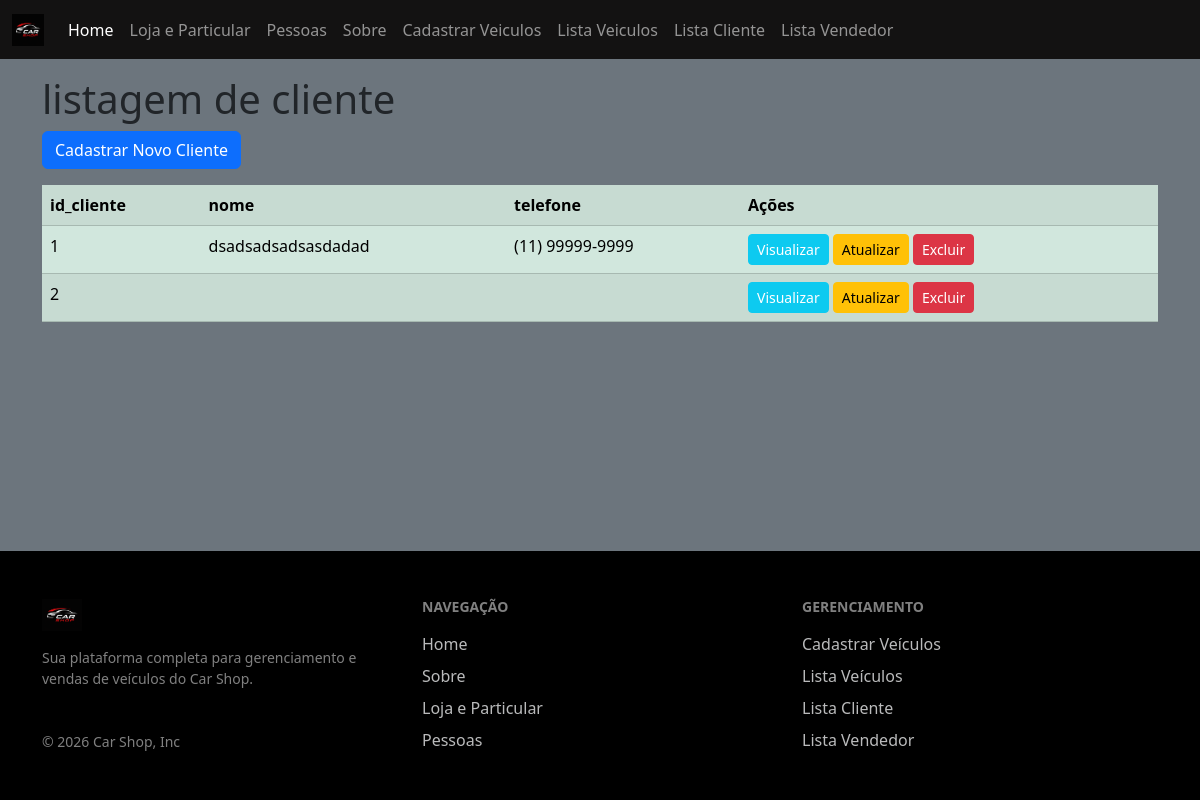
Page /cliente-listagem.php on the earlier database version.
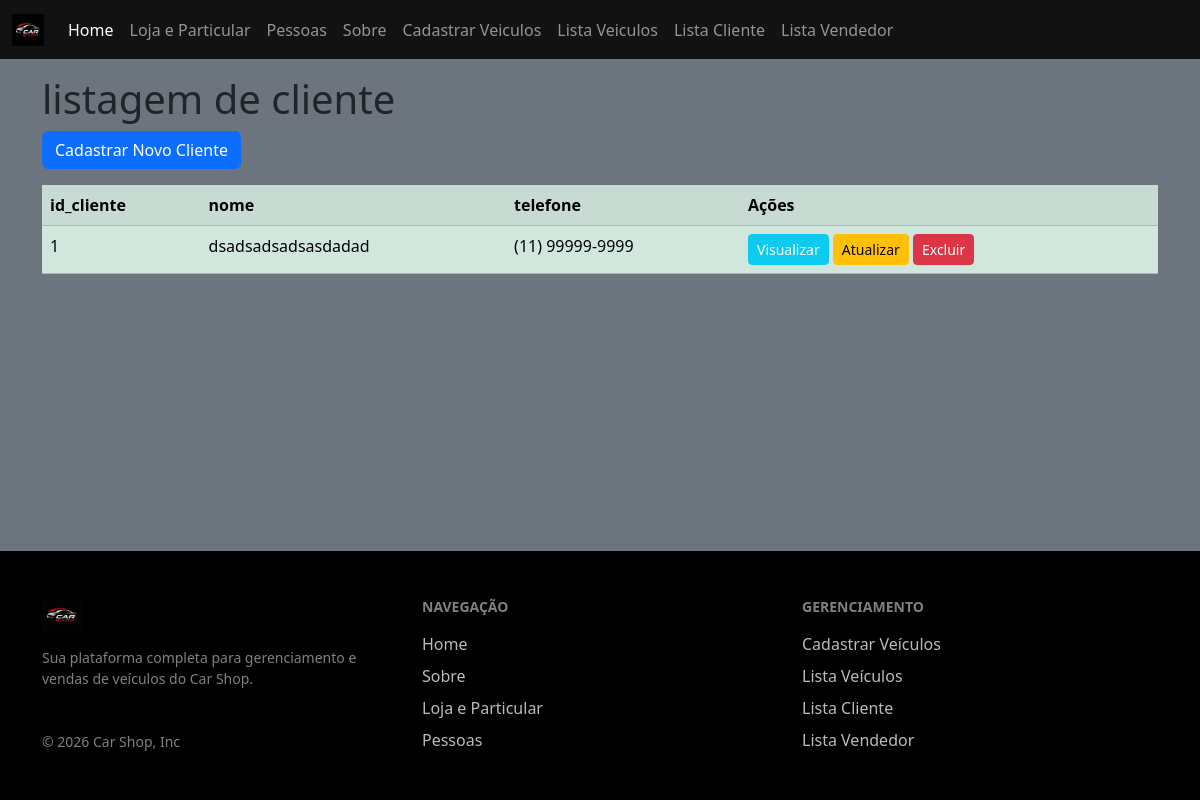
Same page on the later database version.
### tables this page shows
CREATE TABLE `tb_cliente` (
  `id_cliente` int(11) NOT NULL AUTO_INCREMENT,
  `nome` varchar(120) NOT NULL,
  `cpf` varchar(14) NOT NULL,
  `email` varchar(100) NOT NULL,
  `telefone` varchar(20) NOT NULL,
  `senha` varchar(225) NOT NULL,
  `foto` varchar(1000) NOT NULL,
  PRIMARY KEY (`id_cliente`)
);

### cliente-listagem.php (the view, shortened to what this page needs)
<?php
include "include/inc-cabecalho.php";
include "include/inc-menu.php";
?>
<body class="d-flex flex-column min-vh-100 bg-secondary">
    <main class="container pt-3 mb-2">
        <h1>listagem de cliente</h1>
        <div class="row">
         <div class="col">
            <a href="cliente-cadastrar.php" class="btn btn-primary mb-3">Cadastrar Novo Cliente</a>
         </div>
        </div>
        <div class="row">
        <div class="col">
        <table class="table table-success table-striped">
            <tr>
            <th>id_cliente</th>
            <th>nome</th>
            <th>telefone</th>
            <th scope="col">Ações</th>
            </tr>
            <?php
            include "inc-conexao.php";
            $sql = "select * from tb_cliente order by id_cliente, nome, cpf, email, telefone, senha";
            $resultado = mysqli_query($conexao, $sql);
            while($linha_resultado = mysqli_fetch_assoc($resultado)){
                echo "<tr>";
                echo "<td> {$linha_resultado['id_cliente']} </td>";
                echo "<td> {$linha_resultado['nome']} </td>";
                echo "<td> {$linha_resultado['telefone']} </td>";
                echo "<td>";
                echo " <a href='cliente-visualizar.php?id_cliente={$linha_resultado['id_cliente']}' class='btn btn-sm btn-info text-white'>Visualizar</a> ";
                echo " <a href='cliente-atualizar.php?id_cliente={$linha_resultado['id_cliente']}' class='btn btn-sm btn-warning'>Atualizar</a> ";
                echo " <a href='cliente-excluir.php?id_cliente={$linha_resultado['id_cliente']}' class='btn btn-sm btn-danger'>Excluir</a> ";
                echo "</td>";
                echo "</tr>";
            }
            ?>
                </table>
            </div>
        </div>
    </main>
    <?php include "include/inc-footer.php"?>
</body>

### include/inc-cabecalho.php (shortened to what this page needs)
<!DOCTYPE html>
<html lang="pt-br">
<head>
  <link href="https://cdn.jsdelivr.net/npm/bootstrap@5.3.8/dist/css/bootstrap.min.css" rel="stylesheet">
  <link rel="stylesheet" href="https://cdn.jsdelivr.net/npm/bootstrap-icons@1.11.3/font/bootstrap-icons.min.css">
  <link rel="stylesheet" href="/css/style.css">
</head>

### include/inc-menu.php (shortened to what this page needs)
<nav class="navbar navbar-expand-lg navbar-dark" style="background-color: #131212;">
    <div class="container-fluid">
        <a class="navbar-brand">
            <img src="/img/img/logo.png" width="32" height="32" class="d-inline-block align-text-top">
        </a>
        <div class="collapse navbar-collapse" id="navbarNavAltMarkup">
            <div class="navbar-nav">
                <a class="nav-link active" aria-current="page" href="index.php">Home</a>
                <a class="nav-link" href="vendedor-cadastrar.php">Loja e Particular</a>
                <a class="nav-link" href="cliente-cadastrar.php">Pessoas</a>
                <a class="nav-link" href="sobre.php">Sobre</a>
                <a class="nav-link" href="veiculos-cadastrar.php">Cadastrar Veiculos</a>
                <a class="nav-link" href="veiculos-listagem.php">Lista Veiculos</a>
                <a class="nav-link" href="cliente-listagem.php">Lista Cliente</a>
                <a class="nav-link" href="vendedor-listagem.php">Lista Vendedor</a>
            </div>
        </div>
    </div>
</nav>

### include/inc-footer.php
<footer class="bg-black text-white py-5 mt-auto">
  <div class="container">
    <div class="row g-4">
      <div class="col-12 col-md-4 text-center text-md-start d-flex flex-column justify-content-between">
        <div>
          <a href="index.php" class="d-inline-block mb-3">
            <img src="/img/img/logo.png" alt="Logo" width="40" height="32">
          </a>
          <p class="text-white-50 small pe-md-4">Sua plataforma completa para gerenciamento e vendas de veículos do Car Shop.</p>
        </div>
        <p class="mb-0 text-white-50 small mt-3 mt-md-0">&copy; 2026 Car Shop, Inc</p>
      </div>
      <div class="col-6 col-md-4 text-center text-md-start">
        <h6 class="text-uppercase fw-bold mb-3 text-white-50 small">Navegação</h6>
        <ul class="nav flex-column gap-2">
          <li><a href="index.php" class="nav-link p-0 link-light opacity-75">Home</a></li>
          <li><a href="sobre.php" class="nav-link p-0 link-light opacity-75">Sobre</a></li>
          <li><a href="vendedor-cadastrar.php" class="nav-link p-0 link-light opacity-75">Loja e Particular</a></li>
          <li><a href="cliente-cadastrar.php" class="nav-link p-0 link-light opacity-75">Pessoas</a></li>
        </ul>
      </div>
      <div class="col-6 col-md-4 text-center text-md-start">
        <h6 class="text-uppercase fw-bold mb-3 text-white-50 small">Gerenciamento</h6>
        <ul class="nav flex-column gap-2">
          <li><a href="veiculos-cadastrar.php" class="nav-link p-0 link-light opacity-75">Cadastrar Veículos</a></li>
          <li><a href="veiculos-listagem.php" class="nav-link p-0 link-light opacity-75">Lista Veículos</a></li>
          <li><a href="cliente-listagem.php" class="nav-link p-0 link-light opacity-75">Lista Cliente</a></li>
          <li><a href="vendedor-listagem.php" class="nav-link p-0 link-light opacity-75">Lista Vendedor</a></li>
        </ul>
      </div>
    </div>
  </div>
</footer>

Differences in the rows shown:
removed tb_cliente: id_cliente "2"
